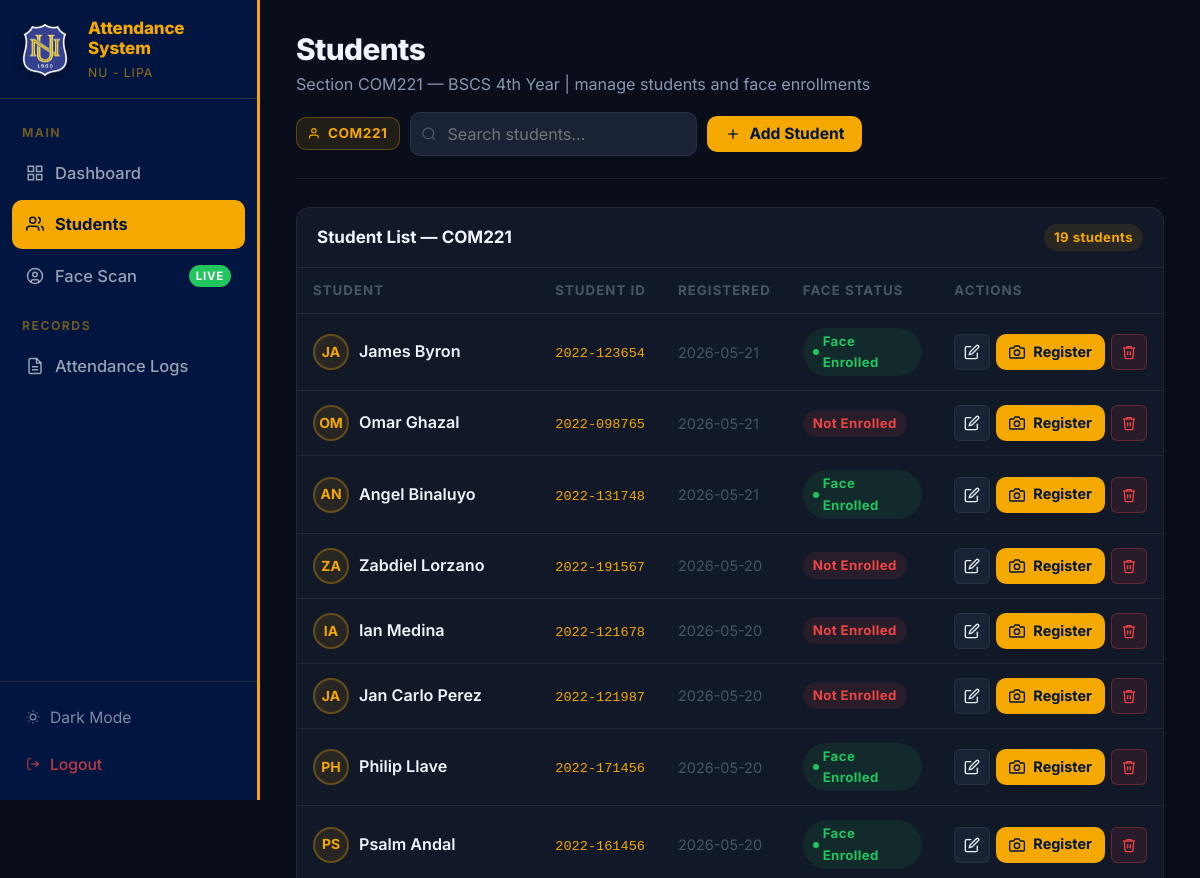
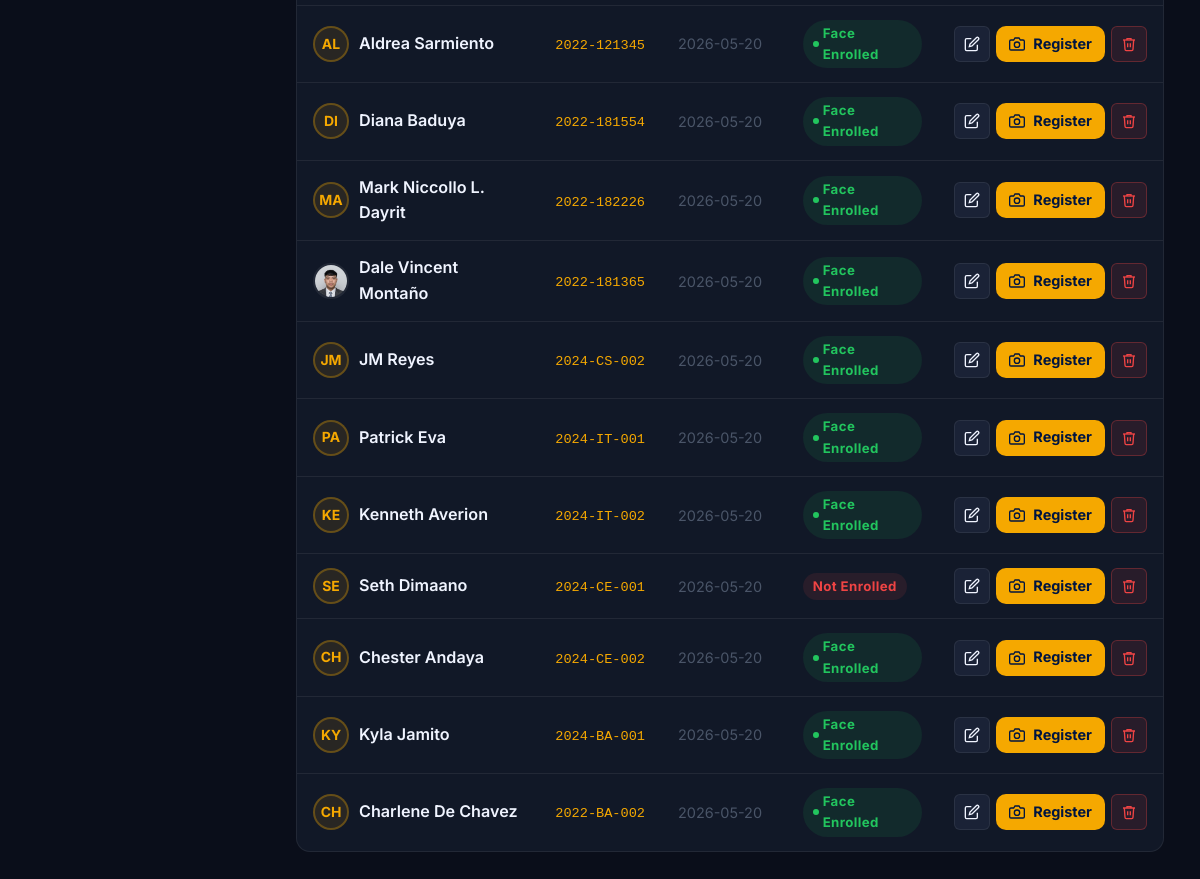
The app's page /students (signed in) with its own data (2 pictures, top to bottom).
### tables this page shows
CREATE TABLE students (
            id             INTEGER PRIMARY KEY AUTOINCREMENT,
            student_number TEXT    NOT NULL UNIQUE,
            full_name      TEXT    NOT NULL,
            course         TEXT    NOT NULL,
            year_level     INTEGER NOT NULL,
            section        TEXT    NOT NULL,
            image_path     TEXT,
            created_at     DATETIME DEFAULT CURRENT_TIMESTAMP
        , face_embedding BLOB);

### app.py (the view)
@app.route('/students')
@login_required
def students():
    db       = get_db()
    students = db.execute(
        "SELECT * FROM students ORDER BY created_at DESC"
    ).fetchall()
    db.close()
    return render_template('students.html', students=students)

### app.py (called while the page is built)
def login_required(f):
    @wraps(f)
    def decorated(*args, **kwargs):
        if 'admin_id' not in session:
            if request.path.startswith('/api/'):
                return jsonify({'success': False, 'message': 'Session expired. Please refresh and log in again.'}), 401
            flash('Please log in to continue.', 'error')
            return redirect(url_for('login'))
        return f(*args, **kwargs)
    return decorated

### utils/database.py (called while the page is built)
def get_db():
    conn = sqlite3.connect(DB_PATH)
    conn.row_factory = sqlite3.Row
    conn.execute("PRAGMA foreign_keys = ON")
    return conn

### templates/students.html (shortened to what this page needs)
{% extends "layout.html" %}
{% block content %}
<div class="page-header">
  <div>
    <h1 class="page-title">Students</h1>
    <p class="page-subtitle">Section COM221 — BSCS 4th Year | manage students and face enrollments</p>
  </div>
  <div class="page-actions">
    <div class="section-tag">
      <svg viewBox="0 0 24 24" fill="none" stroke="currentColor" stroke-width="2" width="13" height="13">
        <path d="M17 21v-2a4 4 0 0 0-4-4H5a4 4 0 0 0-4 4v2"/>
        <circle cx="9" cy="7" r="4"/>
      </svg>
      COM221
    </div>
    <div class="search-bar">
      <input class="form-input" type="search" id="studentSearch" placeholder="Search students..." />
    </div>
    <button class="btn btn-primary" onclick="openAddModal()">
      <svg viewBox="0 0 24 24" fill="none" stroke="currentColor" stroke-width="2">
        <line x1="12" y1="5" x2="12" y2="19"/><line x1="5" y1="12" x2="19" y2="12"/>
      </svg>
      Add Student
    </button>
  </div>
</div>
<div class="card">
  <div class="card-header">
    <h3 class="card-title">Student List — COM221</h3>
    <span class="badge badge-accent" id="studentCount">{{ students|length }} students</span>
  </div>
  <div class="table-wrapper">
    <table id="studentsTable">
      <thead>
        <tr>
          <th>Student</th>
          <th>Student ID</th>
          <th>Registered</th>
          <th>Face Status</th>
          <th>Actions</th>
        </tr>
      </thead>
      <tbody id="studentsBody">
        {% if students %}
          {% for s in students %}
          <tr data-id="{{ s.id }}" data-name="{{ s.full_name|lower }}">
            <td>
              <div style="display:flex;align-items:center;gap:10px;">
                {% if s.image_path %}
                  <img src="{{ url_for('static', filename='uploads/' + s.image_path) }}"
                    class="student-img" alt="{{ s.full_name }}"
                    onerror="this.style.display='none';this.nextElementSibling.style.display='flex';">
                {% else %}
                  <div class="avatar">{{ s.full_name[:2] }}</div>
                {% endif %}
                <span class="td-name">{{ s.full_name }}</span>
              </div>
            </td>
            <td><code style="font-size:0.8rem;color:var(--nu-gold);">{{ s.student_number }}</code></td>
            <td class="text-muted text-sm">{{ s.created_at[:10] if s.created_at else '—' }}</td>
            <td>
              {% if s.face_embedding %}
                <span class="badge badge-success"><span class="badge-dot"></span>Face Enrolled</span>
              {% elif s.image_path %}
                <span class="badge badge-accent">Profile Photo</span>
              {% else %}
                <span class="badge badge-danger">Not Enrolled</span>
              {% endif %}
            </td>
            <td>
              <div class="table-actions">
                <button class="btn btn-secondary btn-sm btn-icon action-edit" title="Edit"
                  data-id="{{ s.id }}" data-student-number="{{ s.student_number }}" data-full-name="{{ s.full_name }}">
                  <svg viewBox="0 0 24 24" fill="none" stroke="currentColor" stroke-width="2" width="14" height="14">
                    <path d="M11 4H4a2 2 0 0 0-2 2v14a2 2 0 0 0 2 2h14a2 2 0 0 0 2-2v-7"/>
                    <path d="M18.5 2.5a2.121 2.121 0 0 1 3 3L12 15l-4 1 1-4 9.5-9.5z"/>
                  </svg>
                </button>
                <button class="btn btn-primary btn-sm action-enroll" title="Enroll Face via Camera"
                  data-id="{{ s.id }}" data-full-name="{{ s.full_name }}">
                  <svg viewBox="0 0 24 24" fill="none" stroke="currentColor" stroke-width="2" width="14" height="14">
                    <path d="M23 19a2 2 0 0 1-2 2H3a2 2 0 0 1-2-2V8a2 2 0 0 1 2-2h4l2-3h6l2 3h4a2 2 0 0 1 2 2z"/>
                    <circle cx="12" cy="13" r="4"/>
                  </svg>
                  Register
                </button>
                <button class="btn btn-danger btn-sm btn-icon action-delete" title="Delete"
                  data-id="{{ s.id }}" data-full-name="{{ s.full_name }}">
                  <svg viewBox="0 0 24 24" fill="none" stroke="currentColor" stroke-width="2" width="14" height="14">
                    <polyline points="3,6 5,6 21,6"/>
                    <path d="M19 6l-1 14a2 2 0 0 1-2 2H8a2 2 0 0 1-2-2L5 6"/>
                    <path d="M10 11v6"/><path d="M14 11v6"/>
                    <path d="M9 6V4h6v2"/>
                  </svg>
                </button>
              </div>
            </td>
          </tr>
          {% endfor %}
        {% endif %}
      </tbody>
    </table>
  </div>
</div>
{% endblock %}

### templates/students.html (style rules this page uses)
.student-img { width: 36px; height: 36px; border-radius: 50%; object-fit: cover; border: 2px solid var(--border); }
.table-actions { display: flex; gap: 6px; }
.section-tag { display: inline-flex; align-items: center; gap: 6px; background: var(--nu-gold-soft); border: 1px solid rgba(245,168,0,0.3); color: var(--nu-gold); border-radius: var(--radius-md); padding: 5px 12px; font-size: 0.8rem; font-weight: 700; letter-spacing: 0.04em; }

### records on screen
students: full_name "JA", full_name "James Byron", student_number "2022-123654", created_at "2026-05-21", shows "Face Enrolled"
students: full_name "OM", full_name "Omar Ghazal", student_number "2022-098765", created_at "2026-05-21", shows "Not Enrolled"
students: full_name "AN", full_name "Angel Binaluyo", student_number "2022-131748", created_at "2026-05-21", shows "Face Enrolled"
students: full_name "ZA", full_name "Zabdiel Lorzano", student_number "2022-191567", created_at "2026-05-20", shows "Not Enrolled"
students: full_name "IA", full_name "Ian Medina", student_number "2022-121678", created_at "2026-05-20", shows "Not Enrolled"
students: full_name "JA", full_name "Jan Carlo Perez", student_number "2022-121987", created_at "2026-05-20", shows "Not Enrolled"
students: full_name "PH", full_name "Philip Llave", student_number "2022-171456", created_at "2026-05-20", shows "Face Enrolled"
students: full_name "PS", full_name "Psalm Andal", student_number "2022-161456", created_at "2026-05-20", shows "Face Enrolled"
students: full_name "AL", full_name "Aldrea Sarmiento", student_number "2022-121345", created_at "2026-05-20", shows "Face Enrolled"
students: full_name "DI", full_name "Diana Baduya", student_number "2022-181554", created_at "2026-05-20", shows "Face Enrolled"
students: full_name "MA", full_name "Mark Niccollo L. Dayrit", student_number "2022-182226", created_at "2026-05-20", shows "Face Enrolled"
students: image_path (picture), full_name "Dale Vincent Montaño", student_number "2022-181365", created_at "2026-05-20", shows "Face Enrolled"
students: full_name "JM", full_name "JM Reyes", student_number "2024-CS-002", created_at "2026-05-20", shows "Face Enrolled"
students: full_name "PA", full_name "Patrick Eva", student_number "2024-IT-001", created_at "2026-05-20", shows "Face Enrolled"
students: full_name "KE", full_name "Kenneth Averion", student_number "2024-IT-002", created_at "2026-05-20", shows "Face Enrolled"
students: full_name "SE", full_name "Seth Dimaano", student_number "2024-CE-001", created_at "2026-05-20", shows "Not Enrolled"
students: full_name "CH", full_name "Chester Andaya", student_number "2024-CE-002", created_at "2026-05-20", shows "Face Enrolled"
students: full_name "KY", full_name "Kyla Jamito", student_number "2024-BA-001", created_at "2026-05-20", shows "Face Enrolled"
students: full_name "CH", full_name "Charlene De Chavez", student_number "2022-BA-002", created_at "2026-05-20", shows "Face Enrolled"

### other values on screen
{{ students|length }} "19"
